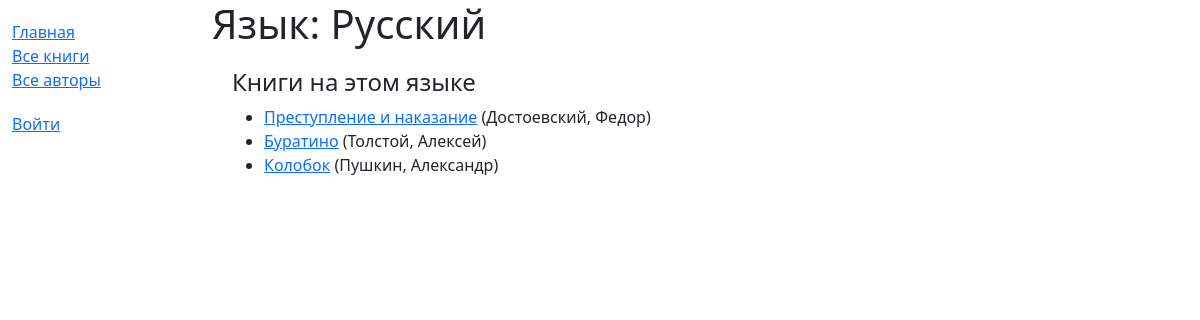
The app's page /catalog/language/1 with its own data.
### catalog/models.py (models this page shows, shortened)
class Book(models.Model):
    title = models.CharField(max_length=200)
    author = models.ForeignKey('Author', on_delete=models.RESTRICT, null=True)
    summary = models.TextField(
        max_length=1000,
        help_text='Введите краткое описание книги'
    )
    isbn = models.CharField(
        'ISBN',
        max_length=13,
        unique=True,
        help_text='13 символов <a href="https://www.isbn-international.org/content/what-isbn">ISBN номера</a>'
    )
    genre = models.ManyToManyField(Genre, help_text='Выберите жанр для этой книги')
    language = models.ForeignKey('Language', on_delete=models.SET_NULL, null=True)
    def get_absolute_url(self):
        return reverse('book-detail', args=[str(self.id)])

class Author(models.Model):
    first_name = models.CharField(max_length=100)
    last_name = models.CharField(max_length=100)
    date_of_birth = models.DateField(null=True, blank=True)
    date_of_death = models.DateField('Умер', null=True, blank=True)
    class Meta:
        ordering = ['last_name', 'first_name']
    def __str__(self):
        return f'{self.last_name}, {self.first_name}'

### catalog/views.py (the view)
# urls.py: path('language/<int:pk>', views.LanguageDetailView.as_view(), name='language-detail'),
class LanguageDetailView(generic.DetailView):
    model = Language

### catalog/templates/catalog/language_detail.html
{% extends "base_generic.html" %}
{% block content %}
  <h1>Язык: {{ language.name }}</h1>
  <div style="margin-left:20px;margin-top:20px">
    <h4>Книги на этом языке</h4>
    <ul>
      {% for book in language.book_set.all %}
        <li><a href="{{ book.get_absolute_url }}">{{ book.title }}</a> ({{ book.author }})</li>
      {% endfor %}
    </ul>
  </div>
{% endblock %}

### records on screen
Book: title "Преступление и наказание", author "Достоевский, Федор"
Book: title "Буратино", author "Толстой, Алексей"
Book: title "Колобок", author "Пушкин, Александр"
